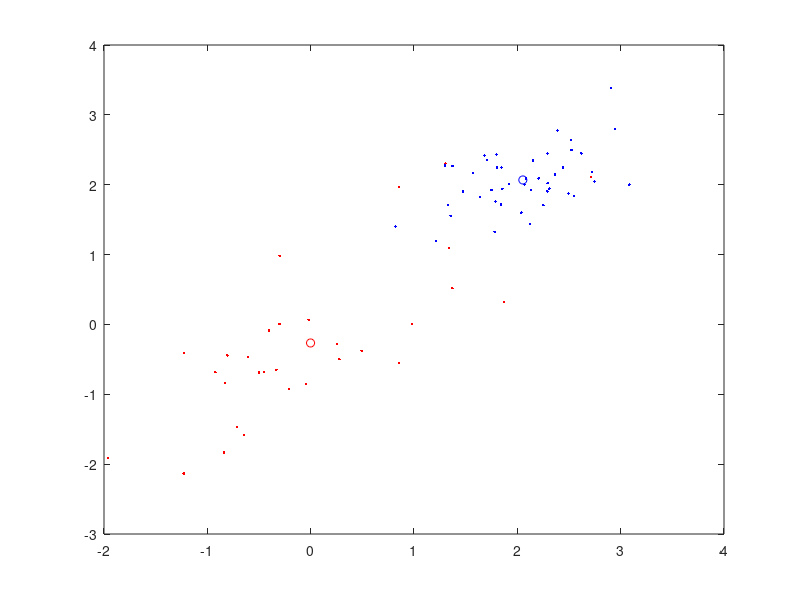

This figure's MATLAB source: (Note: this script raises an error after producing the figure.)
% Clase omega_1
N_1=30;
mu_1=[0;0];
sigma1_1=1;
sigma2_1=1;
rho_1=0.5;
Sigma_1=[sigma1_1^2 rho_1*sigma1_1*sigma2_1;
    rho_1*sigma1_1*sigma2_1 sigma2_1^2];

% Clase omega_2
N_2=45;
mu_2=[2;2];
sigma1_2=0.5;
sigma2_2=0.5;
rho_2=0.5;
Sigma_2=[sigma1_2^2 rho_2*sigma1_2*sigma2_2;
    rho_2*sigma1_2*sigma2_2 sigma2_2^2];

X_1 = mvnrnd(mu_1,Sigma_1, N_1);
X_2 = mvnrnd(mu_2,Sigma_2, N_2);
plot(X_1(:,1),X_1(:,2),'.r');
hold on
plot(X_2(:,1),X_2(:,2),'.b');
%hold off

m_1=mean(X_1);
m_2=mean(X_2);
plot(m_1(:,1),m_1(:,2),'or');
plot(m_2(:,1),m_2(:,2),'ob');
S_1= cov(X_1);
S_2= cov(X_2);
S_W= S_1+S_2;
w=inv(S_W)*(m_1 - m_2)';
plotv(w);
hold off

figure(2);
w=w/norm(w);
proy_1=w'*X_1';
proy_2=w'*X_2';

plot(proy_1,zeros(1,N_1),'xr')
hold on
plot(proy_2,zeros(1,N_2),'+b')
hold off
